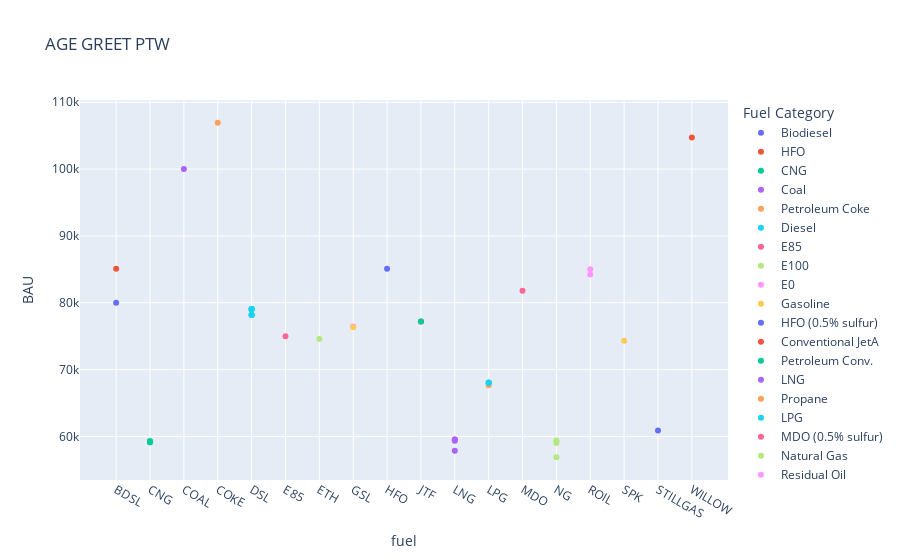

Source (notebook cell):
### Code cell
fig = px.scatter(greet_age[(greet_age.Year == 2022) & (greet_age['Metric'] == 'CO2') & (greet_age['LC Phase'] == 'Direct, Combustion')], x='fuel', y='BAU', 
                 color='Fuel Category', title='AGE GREET PTW')

fig.show()

### Figure 1 — Plotly figure (JSON) as saved in the notebook; plotly's stock layout.template omitted (floating-point values rounded to 4 significant figures)
{"data": [{"hovertemplate": "Fuel Category=Biodiesel<br>fuel=%{x}<br>BAU=%{y}<extra></extra>", "legendgroup": "Biodiesel", "marker": {"color": "#636efa", "symbol": "circle"}, "mode": "markers", "name": "Biodiesel", "orientation": "v", "showlegend": true, "type": "scatter", "x": ["BDSL"], "xaxis": "x", "y": [79990.0], "yaxis": "y"}, {"hovertemplate": "Fuel Category=HFO<br>fuel=%{x}<br>BAU=%{y}<extra></extra>", "legendgroup": "HFO", "marker": {"color": "#EF553B", "symbol": "circle"}, "mode": "markers", "name": "HFO", "orientation": "v", "showlegend": true, "type": "scatter", "x": ["BDSL"], "xaxis": "x", "y": [85080.0], "yaxis": "y"}, {"hovertemplate": "Fuel Category=CNG<br>fuel=%{x}<br>BAU=%{y}<extra></extra>", "legendgroup": "CNG", "marker": {"color": "#00cc96", "symbol": "circle"}, "mode": "markers", "name": "CNG", "orientation": "v", "showlegend": true, "type": "scatter", "x": ["CNG", "CNG", "CNG", "CNG"], "xaxis": "x", "y": [59290.0, 59280.0, 59120.0, 59120.0], "yaxis": "y"}, {"hovertemplate": "Fuel Category=Coal<br>fuel=%{x}<br>BAU=%{y}<extra></extra>", "legendgroup": "Coal", "marker": {"color": "#ab63fa", "symbol": "circle"}, "mode": "markers", "name": "Coal", "orientation": "v", "showlegend": true, "type": "scatter", "x": ["COAL"], "xaxis": "x", "y": [100000.0], "yaxis": "y"}, {"hovertemplate": "Fuel Category=Petroleum Coke<br>fuel=%{x}<br>BAU=%{y}<extra></extra>", "legendgroup": "Petroleum Coke", "marker": {"color": "#FFA15A", "symbol": "circle"}, "mode": "markers", "name": "Petroleum Coke", "orientation": "v", "showlegend": true, "type": "scatter", "x": ["COKE"], "xaxis": "x", "y": [106900.0], "yaxis": "y"}, {"hovertemplate": "Fuel Category=Diesel<br>fuel=%{x}<br>BAU=%{y}<extra></extra>", "legendgroup": "Diesel", "marker": {"color": "#19d3f3", "symbol": "circle"}, "mode": "markers", "name": "Diesel", "orientation": "v", "showlegend": true, "type": "scatter", "x": ["DSL", "DSL", "DSL", "DSL", "DSL", "DSL", "DSL", "DSL"], "xaxis": "x", "y": [78180.0, 79060.0, 79020.0, 79070.0, 79050.0, 78170.0, 78150.0, 79060.0], "yaxis": "y"}, {"hovertemplate": "Fuel Category=E85<br>fuel=%{x}<br>BAU=%{y}<extra></extra>", "legendgroup": "E85", "marker": {"color": "#FF6692", "symbol": "circle"}, "mode": "markers", "name": "E85", "orientation": "v", "showlegend": true, "type": "scatter", "x": ["E85"], "xaxis": "x", "y": [74980.0], "yaxis": "y"}, {"hovertemplate": "Fuel Category=E100<br>fuel=%{x}<br>BAU=%{y}<extra></extra>", "legendgroup": "E100", "marker": {"color": "#B6E880", "symbol": "circle"}, "mode": "markers", "name": "E100", "orientation": "v", "showlegend": true, "type": "scatter", "x": ["ETH"], "xaxis": "x", "y": [74560.0], "yaxis": "y"}, {"hovertemplate": "Fuel Category=E0<br>fuel=%{x}<br>BAU=%{y}<extra></extra>", "legendgroup": "E0", "marker": {"color": "#FF97FF", "symbol": "circle"}, "mode": "markers", "name": "E0", "orientation": "v", "showlegend": true, "type": "scatter", "x": ["GSL"], "xaxis": "x", "y": [76450.0], "yaxis": "y"}, {"hovertemplate": "Fuel Category=Gasoline<br>fuel=%{x}<br>BAU=%{y}<extra></extra>", "legendgroup": "Gasoline", "marker": {"color": "#FECB52", "symbol": "circle"}, "mode": "markers", "name": "Gasoline", "orientation": "v", "showlegend": true, "type": "scatter", "x": ["GSL"], "xaxis": "x", "y": [76320.0], "yaxis": "y"}, {"hovertemplate": "Fuel Category=HFO (0.5% sulfur)<br>fuel=%{x}<br>BAU=%{y}<extra></extra>", "legendgroup": "HFO (0.5% sulfur)", "marker": {"color": "#636efa", "symbol": "circle"}, "mode": "markers", "name": "HFO (0.5% sulfur)", "orientation": "v", "showlegend": true, "type": "scatter", "x": ["HFO"], "xaxis": "x", "y": [85080.0], "yaxis": "y"}, {"hovertemplate": "Fuel Category=Conventional JetA<br>fuel=%{x}<br>BAU=%{y}<extra></extra>", "legendgroup": "Conventional JetA", "marker": {"color": "#EF553B", "symbol": "circle"}, "mode": "markers", "name": "Conventional JetA", "orientation": "v", "showlegend": true, "type": "scatter", "x": ["JTF"], "xaxis": "x", "y": [77190.0], "yaxis": "y"}, {"hovertemplate": "Fuel Category=Petroleum Conv.<br>fuel=%{x}<br>BAU=%{y}<extra></extra>", "legendgroup": "Petroleum Conv.", "marker": {"color": "#00cc96", "symbol": "circle"}, "mode": "markers", "name": "Petroleum Conv.", "orientation": "v", "showlegend": true, "type": "scatter", "x": ["JTF"], "xaxis": "x", "y": [77190.0], "yaxis": "y"}, {"hovertemplate": "Fuel Category=LNG<br>fuel=%{x}<br>BAU=%{y}<extra></extra>", "legendgroup": "LNG", "marker": {"color": "#ab63fa", "symbol": "circle"}, "mode": "markers", "name": "LNG", "orientation": "v", "showlegend": true, "type": "scatter", "x": ["LNG", "LNG", "LNG", "LNG"], "xaxis": "x", "y": [57850.0, 59530.0, 59340.0, 59530.0], "yaxis": "y"}, {"hovertemplate": "Fuel Category=Propane<br>fuel=%{x}<br>BAU=%{y}<extra></extra>", "legendgroup": "Propane", "marker": {"color": "#FFA15A", "symbol": "circle"}, "mode": "markers", "name": "Propane", "orientation": "v", "showlegend": true, "type": "scatter", "x": ["LPG"], "xaxis": "x", "y": [67650.0], "yaxis": "y"}, {"hovertemplate": "Fuel Category=LPG<br>fuel=%{x}<br>BAU=%{y}<extra></extra>", "legendgroup": "LPG", "marker": {"color": "#19d3f3", "symbol": "circle"}, "mode": "markers", "name": "LPG", "orientation": "v", "showlegend": true, "type": "scatter", "x": ["LPG", "LPG", "LPG"], "xaxis": "x", "y": [68040.0, 68040.0, 68060.0], "yaxis": "y"}, {"hovertemplate": "Fuel Category=MDO (0.5% sulfur)<br>fuel=%{x}<br>BAU=%{y}<extra></extra>", "legendgroup": "MDO (0.5% sulfur)", "marker": {"color": "#FF6692", "symbol": "circle"}, "mode": "markers", "name": "MDO (0.5% sulfur)", "orientation": "v", "showlegend": true, "type": "scatter", "x": ["MDO"], "xaxis": "x", "y": [81790.0], "yaxis": "y"}, {"hovertemplate": "Fuel Category=Natural Gas<br>fuel=%{x}<br>BAU=%{y}<extra></extra>", "legendgroup": "Natural Gas", "marker": {"color": "#B6E880", "symbol": "circle"}, "mode": "markers", "name": "Natural Gas", "orientation": "v", "showlegend": true, "type": "scatter", "x": ["NG", "NG", "NG", "NG"], "xaxis": "x", "y": [59370.0, 56890.0, 59040.0, 59360.0], "yaxis": "y"}, {"hovertemplate": "Fuel Category=Residual Oil<br>fuel=%{x}<br>BAU=%{y}<extra></extra>", "legendgroup": "Residual Oil", "marker": {"color": "#FF97FF", "symbol": "circle"}, "mode": "markers", "name": "Residual Oil", "orientation": "v", "showlegend": true, "type": "scatter", "x": ["ROIL", "ROIL"], "xaxis": "x", "y": [85010.0, 84240.0], "yaxis": "y"}, {"hovertemplate": "Fuel Category=SPK - STJ<br>fuel=%{x}<br>BAU=%{y}<extra></extra>", "legendgroup": "SPK - STJ", "marker": {"color": "#FECB52", "symbol": "circle"}, "mode": "markers", "name": "SPK - STJ", "orientation": "v", "showlegend": true, "type": "scatter", "x": ["SPK"], "xaxis": "x", "y": [74300.0], "yaxis": "y"}, {"hovertemplate": "Fuel Category=Refinery Still Gas<br>fuel=%{x}<br>BAU=%{y}<extra></extra>", "legendgroup": "Refinery Still Gas", "marker": {"color": "#636efa", "symbol": "circle"}, "mode": "markers", "name": "Refinery Still Gas", "orientation": "v", "showlegend": true, "type": "scatter", "x": ["STILLGAS"], "xaxis": "x", "y": [60880.0], "yaxis": "y"}, {"hovertemplate": "Fuel Category=Willow<br>fuel=%{x}<br>BAU=%{y}<extra></extra>", "legendgroup": "Willow", "marker": {"color": "#EF553B", "symbol": "circle"}, "mode": "markers", "name": "Willow", "orientation": "v", "showlegend": true, "type": "scatter", "x": ["WILLOW"], "xaxis": "x", "y": [104700.0], "yaxis": "y"}], "layout": {"legend": {"title": {"text": "Fuel Category"}, "tracegroupgap": 0}, "title": {"text": "AGE GREET PTW"}, "xaxis": {"anchor": "y", "domain": [0, 1], "title": {"text": "fuel"}}, "yaxis": {"anchor": "x", "domain": [0, 1], "title": {"text": "BAU"}}}}
